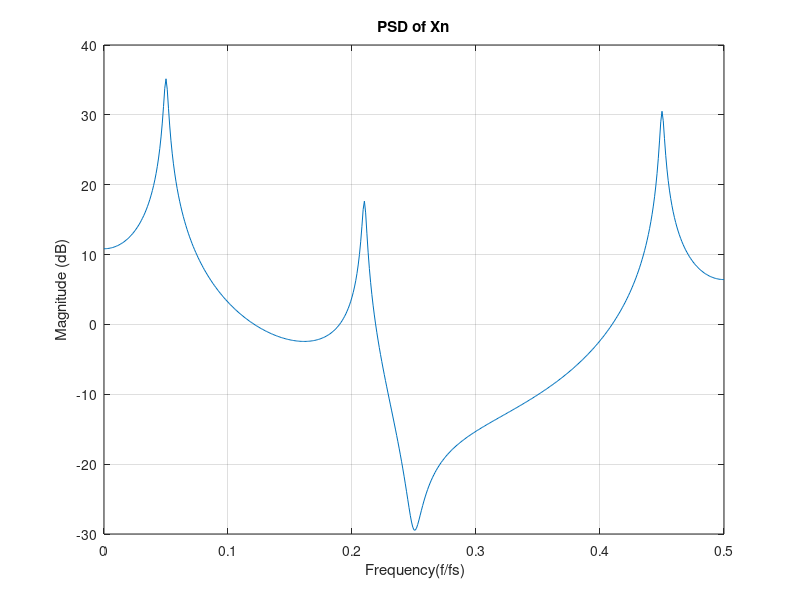

The MATLAB script that drew this image: (Note: this script raises an error after producing the figure.)
close all
clear all
%%Parameters
len_data = 512;
pol=[0.1,0.42,0.9];
zer =[0.5];
SNR =10;
poles_ = [0.99*exp(pol(1)*pi*1i); 0.99*exp(-1*pol(1)*pi*1i);
          0.99*exp(pol(2)*pi*1i); 0.99*exp(-1*pol(2)*pi*1i)
          0.99*exp(pol(3)*pi*1i); 0.99*exp(-1*pol(3)*pi*1i)]; 
zeros_ = [ 0.97*exp(zer(1)*pi*1i); 0.97*exp(-1*zer(1)*pi*1i)
           ];
noise_flag = 1;
%% original spectrum
p = length(poles_);
q = length(zeros_);
b = poly(zeros_);
a = poly(poles_);
f = 0:0.001:0.5;
matrix_b = ones(1,length(f));
for i = 1:(length(b)-1)
    matrix_b = [matrix_b;matrix_b(i,:).*exp(-1i*2*pi*f)];
end
matrix_a = ones(1,length(f));
for i = 1:(length(a)-1)
    matrix_a = [matrix_a;matrix_a(i,:).*exp(-1i*2*pi*f)];
end
P = (abs(b*matrix_b).^2)./(abs(a*matrix_a).^2);
figure;
plot(f,10*log10(P));
xlabel(' Frequency(f/fs)');
ylabel('Magnitude (dB)');
title('PSD of Xn');
grid
%% spectrum estimation
for i=1:length(len_data)
Nn = randn(len_data(i),1);
Xn = filter(b,a,Nn);
    if noise_flag
    Ps = mean(Xn.^2);
    sigma_noise = sqrt(Ps/(10^(SNR/10)));
    noise = sigma_noise * randn(length(Xn),1);
    Xn = Xn + noise;
    end
p_algo = p+1;
q_algo = q+1;
[f, P_ARMA] = ARMA(Xn, p_algo, q_algo);
figure;
plot(f,10*log10(P));
xlabel(' Frequency(f/fs)');
ylabel('Magnitude(dB)');
hold on
plot(f,10*log10(real(P_ARMA)));
grid
xlabel(' Frequency(f/fs)');
ylabel('Magnitude(dB)');
p_str = num2str(p_algo/2);
q_str = num2str(q_algo/2);
len_str = num2str(len_data(i));
title_ = strcat(len_str,'samples');
title(title_);
legend('Original PSD','Estimated PSD');
end
